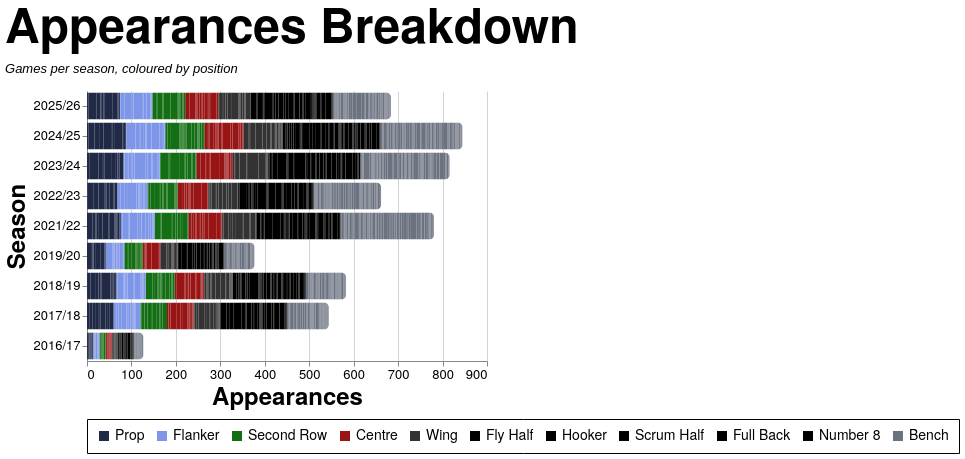

Express this chart as Vega-Lite.
### Vega-Lite specification from a JSON file in a GitHub repository (floating-point values rounded to 4 significant figures; data arrays with more than 128 entries replaced by an {"elided": "..."} marker saying what was removed)
{"config": {"axis": {"labelFont": "PT Sans Narrow, Helvetica Neue, Helvetica, Arial, sans-serif", "titleFont": "PT Sans Narrow, Helvetica Neue, Helvetica, Arial, sans-serif", "labelFontSize": 13, "titleFontSize": 24, "gridColor": "#202947", "gridOpacity": 0.2, "zindex": 1}, "text": {"font": "Lato, sans-serif"}, "bar": {"cornerRadiusEnd": 5}, "header": {"labelFont": "PT Sans Narrow, Helvetica Neue, Helvetica, Arial, sans-serif", "titleFont": "PT Sans Narrow, Helvetica Neue, Helvetica, Arial, sans-serif", "labelFontSize": 24, "titleFontSize": 28, "labelFontWeight": "bold", "orient": "left"}, "legend": {"labelFont": "PT Sans Narrow, Helvetica Neue, Helvetica, Arial, sans-serif", "titleFont": "PT Sans Narrow, Helvetica Neue, Helvetica, Arial, sans-serif", "labelFontSize": 14, "titleFontSize": 16, "titlePadding": 5, "fillColor": "white", "strokeColor": "black", "padding": 10, "titleFontWeight": "lighter", "titleFontStyle": "italic", "titleColor": "gray", "offset": 10}, "title": {"font": "PT Sans Narrow, Helvetica Neue, Helvetica, Arial, sans-serif", "fontSize": 48, "fontWeight": "bold", "anchor": "start", "align": "center", "titlePadding": 20, "subtitlePadding": 10, "subtitleFontSize": 13, "subtitleColor": "", "subtitleFontStyle": "italic", "offset": 15, "color": "black"}, "axisX": {"labelAngle": 0}, "facet": {"title": null, "header": null, "align": {"row": "each", "column": "each"}}, "resolve": {"scale": {"y": "independent", "facet": "independent"}}, "background": "transparent", "scale": {"offsetBandPaddingOuter": 0.2, "offsetBandPaddingInner": 0.1}, "view": {"stroke": null, "background": "transparent"}}, "data": {"name": "data-d5964461c0868441096de3fc2523e953"}, "mark": {"type": "bar"}, "encoding": {"color": {"field": "color_value", "legend": {"orient": "bottom", "title": null}, "scale": {"domain": ["Prop", "Flanker", "Second Row", "Centre", "Wing", "Fly Half", "Hooker", "Scrum Half", "Full Back", "Number 8", "Bench"], "range": ["#202946", "#7d96e8", "#146f14", "#991515", "#333333", "#000000", "#000000", "#000000", "#000000", "#000000", "#6b7280"]}, "type": "nominal"}, "order": {"field": "stack_order", "type": "quantitative"}, "tooltip": [{"field": "player", "title": "Player", "type": "nominal"}, {"field": "season", "title": "Season", "type": "nominal"}, {"field": "color_value", "title": "Position", "type": "nominal"}, {"aggregate": "sum", "field": "apps", "title": "Appearances", "type": "quantitative"}], "x": {"aggregate": "sum", "field": "apps", "title": "Appearances", "type": "quantitative"}, "y": {"field": "season", "sort": {"field": "season_sort", "op": "max", "order": "descending"}, "title": "Season", "type": "nominal"}}, "height": {"step": 30}, "title": {"text": "Appearances Breakdown", "subtitle": "Games per season, coloured by position"}, "width": 400, "$schema": "https://vega.github.io/schema/vega-lite/v5.20.1.json", "datasets": {"data-d5964461c0868441096de3fc2523e953": {"elided": "2502 records"}}}
